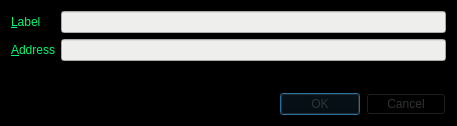
<?xml version="1.0" encoding="UTF-8"?>
<ui version="4.0">
 <class>EditAddressDialog</class>
 <widget class="QDialog" name="EditAddressDialog">
  <property name="geometry">
   <rect>
    <x>0</x>
    <y>0</y>
    <width>457</width>
    <height>126</height>
   </rect>
  </property>
  <property name="windowTitle">
   <string>Edit Address</string>
  </property>
  <property name="styleSheet">
   <string notr="true">background-color: rgb(0, 0, 0);
color: rgb(1, 248, 113);</string>
  </property>
  <layout class="QVBoxLayout" name="verticalLayout">
   <item>
    <layout class="QFormLayout" name="formLayout">
     <property name="fieldGrowthPolicy">
      <enum>QFormLayout::AllNonFixedFieldsGrow</enum>
     </property>
     <item row="0" column="0">
      <widget class="QLabel" name="label">
       <property name="text">
        <string>&amp;Label</string>
       </property>
       <property name="buddy">
        <cstring>labelEdit</cstring>
       </property>
      </widget>
     </item>
     <item row="0" column="1">
      <widget class="QLineEdit" name="labelEdit">
       <property name="toolTip">
        <string>The label associated with this address list entry</string>
       </property>
       <property name="styleSheet">
        <string notr="true">background-color: rgb(238, 238, 236);color: rgb(0, 77, 0);</string>
       </property>
      </widget>
     </item>
     <item row="1" column="0">
      <widget class="QLabel" name="label_2">
       <property name="text">
        <string>&amp;Address</string>
       </property>
       <property name="buddy">
        <cstring>addressEdit</cstring>
       </property>
      </widget>
     </item>
     <item row="1" column="1">
      <widget class="QValidatedLineEdit" name="addressEdit">
       <property name="toolTip">
        <string>The address associated with this address list entry. This can only be modified for sending addresses.</string>
       </property>
       <property name="styleSheet">
        <string notr="true">background-color: rgb(238, 238, 236);color: rgb(0, 77, 0);</string>
       </property>
      </widget>
     </item>
    </layout>
   </item>
   <item>
    <widget class="QDialogButtonBox" name="buttonBox">
     <property name="styleSheet">
      <string notr="true">color: rgb(46, 52, 54);</string>
     </property>
     <property name="orientation">
      <enum>Qt::Horizontal</enum>
     </property>
     <property name="standardButtons">
      <set>QDialogButtonBox::Cancel|QDialogButtonBox::Ok</set>
     </property>
    </widget>
   </item>
  </layout>
 </widget>
 <customwidgets>
  <customwidget>
   <class>QValidatedLineEdit</class>
   <extends>QLineEdit</extends>
   <header>qvalidatedlineedit.h</header>
  </customwidget>
 </customwidgets>
 <resources/>
 <connections>
  <connection>
   <sender>buttonBox</sender>
   <signal>accepted()</signal>
   <receiver>EditAddressDialog</receiver>
   <slot>accept()</slot>
   <hints>
    <hint type="sourcelabel">
     <x>20</x>
     <y>20</y>
    </hint>
    <hint type="destinationlabel">
     <x>20</x>
     <y>20</y>
    </hint>
   </hints>
  </connection>
  <connection>
   <sender>buttonBox</sender>
   <signal>rejected()</signal>
   <receiver>EditAddressDialog</receiver>
   <slot>reject()</slot>
   <hints>
    <hint type="sourcelabel">
     <x>20</x>
     <y>20</y>
    </hint>
    <hint type="destinationlabel">
     <x>20</x>
     <y>20</y>
    </hint>
   </hints>
  </connection>
 </connections>
</ui>
